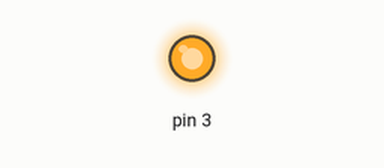
Bench run of a sketch on a simulated Arduino Uno, built with avr-gcc and run on an emulated ATmega328P. Parts: output pins drawn as LEDs (lit = HIGH).

Above: at 2.5 s.
At 6.0 s:
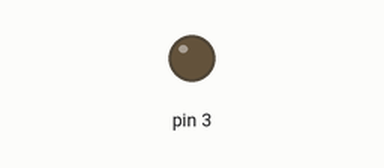
Timing chart, 0 to 9.1 s (numbered marks = the images above):
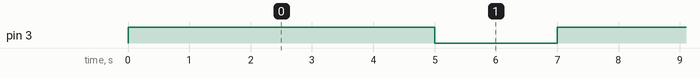

The sketch:

nest1.ino
```cpp
 void setup() {
  // put your setup code here ,
  pinMode(3, OUTPUT);
}

void loop() {
  //put your main code here, to run repeatedly:
   digitalWrite(3, HIGH);  //turn the LED on (HIGH is the voltage level)
   delay(5000);
   digitalWrite(3, LOW);
   delay(2000);
}
```

Measured:
- by itself, pin 3: alternates HIGH for 5.0 s and LOW for 2.0 s
